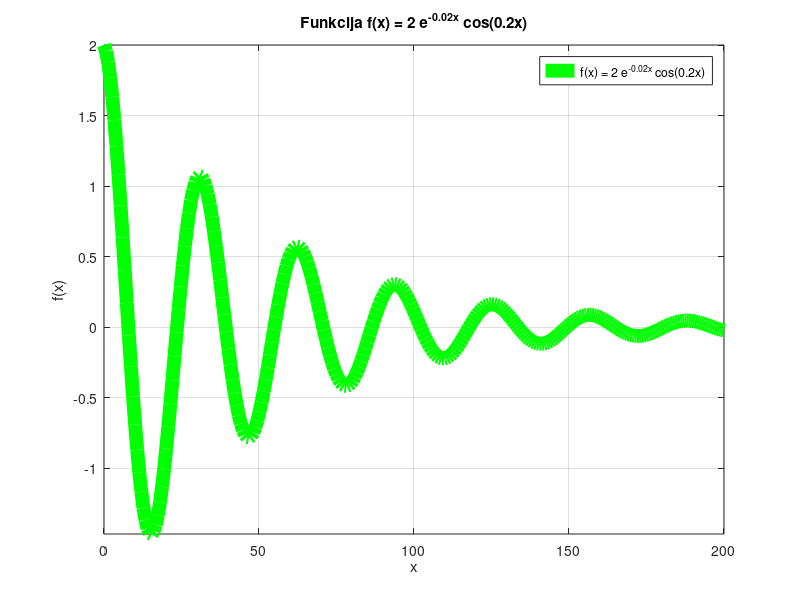
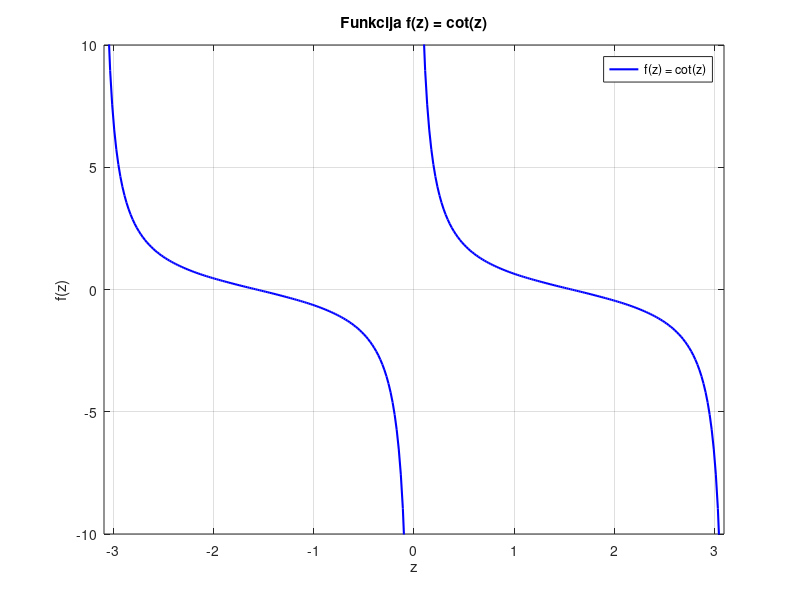
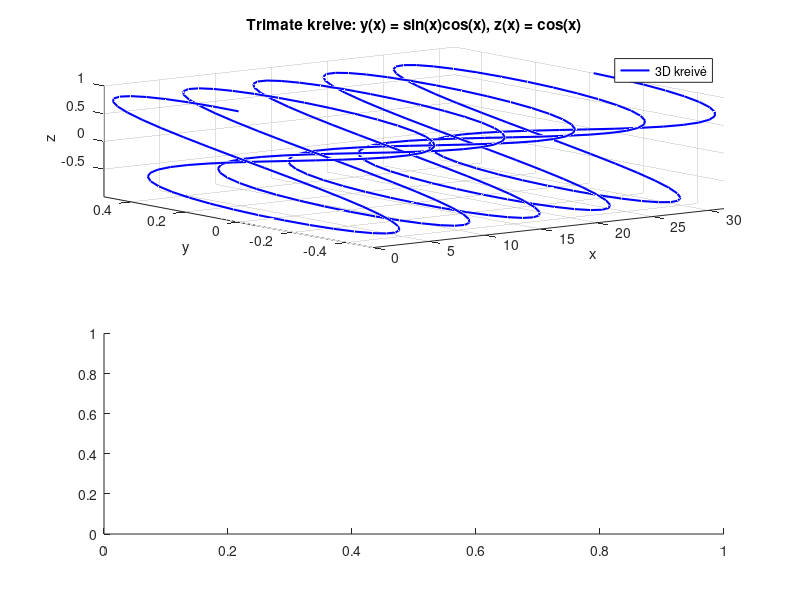

The MATLAB script that drew these images, in order: (Note: this script raises an error after producing the figures.)
% Lukas Gudelis
% Data: 2026-09-28
% Grupe : EIF-25

%% Rezultatu grafinis 2d atvaizdavimas, 3 VARIANTAS | Pagrindine uzduotis
x = linspace(0, 200, 300);
fx = 2 * exp(-0.02 * x) .* cos(0.2 * x);

figure(1);
plot(x, fx, 'g', 'LineWidth', 10);
title('Funkcija f(x) = 2 e^{-0.02x} cos(0.2x)');
xlabel('x');
ylabel('f(x)');
grid on;
legend('f(x) = 2 e^{-0.02x} cos(0.2x)');
axis([min(x) max(x) min(fx) max(fx)]);

z1 = linspace(-pi + 0.05, -0.05, 150);
z2 = linspace(0.05, pi - 0.05, 150);
z = [z1, NaN, z2];
fz = cot(z);

figure(2);
plot(z, fz, 'b', 'LineWidth', 1.5);
title('Funkcija f(z) = cot(z)');
xlabel('z');
ylabel('f(z)');
grid on;
legend('f(z) = cot(z)');
axis([min(z) max(z) -10 10]);

x3 = 0 : 0.1 : 10*pi;
y3 = sin(x3) .* cos(x3);
z3 = cos(x3);

figure(3);
subplot(2, 1, 1);
plot3(x3, y3, z3, 'b', 'LineWidth', 1.5);
title('Trimate kreive: y(x) = sin(x)cos(x), z(x) = cos(x)');
xlabel('x');
ylabel('y');
zlabel('z');
grid on;
legend('3D kreivė');
axis([min(x3) max(x3) min(y3) max(y3) min(z3) max(z3)]);

subplot(2, 1, 2);
polarplot(x3, y3, 'm', 'LineWidth', 1.5);
title('Funkcija y(x) polarinėse koordinatese');
legend('y(x) = sin(x)cos(x)');
%% P.Signalu grafinis atvaizdavimas, 24 VARIANTAS | Papildoma uzduotis
Ampl = 6;
f = 4;
sigma = 1.2;
t = 0:0.001:1.5;
U1 = 3.5;
U2 = 2.5;

rng(1);
s = Ampl*sin(2*pi*f*t) + 0.5*Ampl*cos(4*pi*f*t);
n = sigma*randn(size(t));
s_triuksmas = s + n;

b = s_triuksmas;
b(abs(b) < U2) = 0;

asies_stilius = {'Color', 'red', 'FontSize', 13, 'FontWeight', 'bold'};
violetine = [0.5 0 0.8];

y_min = floor(min(s_triuksmas)) - 1;
y_max = ceil(max(s_triuksmas)) + 1;

figure(4);

subplot(2, 1, 1);
plot(t, s_triuksmas, 'k', 'LineWidth', 1); hold on;
plot(t, b, 'Color', violetine, 'LineWidth', 1.5);
yline(U1, '--r', 'LineWidth', 1.2);
yline(U2, '-r', 'LineWidth', 1.2);
hold off;
title('Pradinis ir filtruotas signalai');
xlabel('Laikas, t [s]', asies_stilius{:});
ylabel('Įtampa, U [V]', asies_stilius{:});
grid on;
legend('Pradinis signalas', 'Filtruotas signalas', 'U_1 riba', 'U_2 riba', ...
       'Location', 'southwest');
xlim([min(t) max(t)]);
ylim([y_min y_max]);

subplot(2, 1, 2);
idx_virsh = s_triuksmas > U1;
t_virsh = t(idx_virsh);
U_virsh = s_triuksmas(idx_virsh);
stem(t_virsh, U_virsh, 'b', 'Marker', 'o'); hold on;

idx_max = find(s_triuksmas == max(s_triuksmas));
idx_min = find(s_triuksmas == min(s_triuksmas));
plot(t(idx_max), s_triuksmas(idx_max), 'ro', ...
     'MarkerFaceColor', 'r', 'MarkerSize', 8);
plot(t(idx_min), s_triuksmas(idx_min), 's', ...
     'MarkerEdgeColor', 'k', 'MarkerFaceColor', 'yellow', 'MarkerSize', 8);
hold off;
title('Signalo reikšmės, viršijančios U_1 ribą (diskretus formatas)');
xlabel('Laikas, t [s]', asies_stilius{:});
ylabel('Įtampa, U [V]', asies_stilius{:});
grid on;
legend('U > U_1 reikšmės', 'Maksimali reikšmė', 'Minimali reikšmė', ...
       'Location', 'southwest');
xlim([min(t) max(t)]);
ylim([y_min y_max]);
